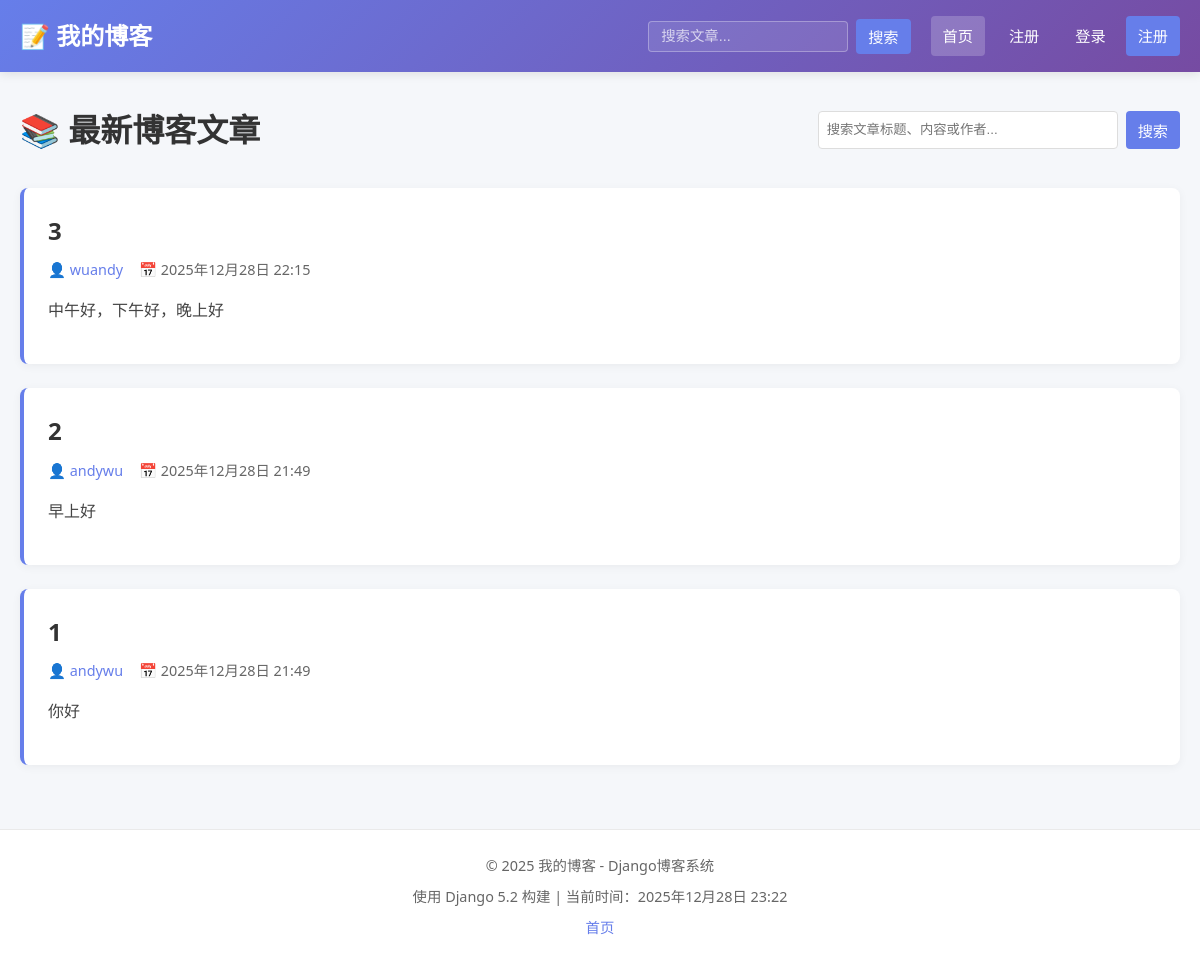
The page / on the database its author committed.
### blogs/models.py (models this page shows, shortened)
class BlogPost(models.Model):
    title = models.CharField(max_length=200, verbose_name="标题")
    text = models.TextField(verbose_name="内容")
    date_added = models.DateTimeField(default=timezone.now, verbose_name="发布日期")
    owner = models.ForeignKey(User, on_delete=models.CASCADE, verbose_name="作者")
    class Meta:
        verbose_name = "博客文章"
        verbose_name_plural = "博客文章"
        ordering = ['-date_added']

### blogs/views.py (the view)
# urls.py: path('', views.index, name='index'),
def index(request):
    search_query = request.GET.get('q', '')
    if search_query:
        posts = BlogPost.objects.filter(
            Q(title__icontains=search_query) |
            Q(text__icontains=search_query) |
            Q(owner__username__icontains=search_query)
        ).order_by('-date_added')
    else:
        posts = BlogPost.objects.all().order_by('-date_added')
    paginator = Paginator(posts, 5)
    page_number = request.GET.get('page')
    page_obj = paginator.get_page(page_number)
    context = {
        'page_obj': page_obj,
        'search_query': search_query,
        'total_posts': posts.count(),
    }
    return render(request, 'blogs/index.html', context)

### blogs/templates/blogs/index.html (shortened to what this page needs)
{% extends "blogs/base.html" %}
{% block content %}
    <div style="margin-bottom: 2rem; display: flex; justify-content: space-between; align-items: center;">
        <h1>📚 最新博客文章</h1>
        <form method="get" action="{% url 'blogs:index' %}" style="display: flex; gap: 0.5rem;">
            <input type="text"
                   name="q"
                   value="{{ search_query }}"
                   placeholder="搜索文章标题、内容或作者..."
                   style="padding: 0.5rem; border: 1px solid #ddd; border-radius: 4px; min-width: 300px;">
            <button type="submit" class="btn btn-primary">搜索</button>
        </form>
    </div>
    {% if page_obj %}
        <div style="display: grid; gap: 1.5rem;">
            {% for post in page_obj %}
                <article style="
                    background: white;
                    padding: 1.5rem;
                    border-radius: 8px;
                    box-shadow: 0 2px 10px rgba(0,0,0,0.05);
                    border-left: 4px solid #667eea;
                    transition: transform 0.3s, box-shadow 0.3s;
                ">
                    <div style="display: flex; justify-content: space-between; align-items: start; margin-bottom: 1rem;">
                        <div>
                            <h2 style="margin: 0 0 0.5rem 0; color: #333;">
                                <a href="{% url 'blogs:post_detail' post.id %}"
                                   style="color: inherit; text-decoration: none;">
                                    {{ post.title }}
                                </a>
                            </h2>
                            <div style="display: flex; align-items: center; gap: 1rem; color: #666; font-size: 0.9rem;">
                                <span>👤 <a href="{% url 'blogs:user_posts' post.owner.username %}"
                                          style="color: #667eea; text-decoration: none;">
                                    {{ post.owner.username }}
                                </a></span>
                                <span>📅 {{ post.date_added|date:"Y年m月d日 H:i" }}</span>
                            </div>
                        </div>
                    </div>
                    <div style="color: #444; line-height: 1.7; margin-bottom: 1rem;">
                        {{ post.text|truncatewords:100|linebreaks }}
                    </div>
                </article>
            {% endfor %}
        </div>
    {% endif %}
{% endblock %}

### blogs/templates/blogs/base.html (shortened to what this page needs)
{% load static %}
<!DOCTYPE html>
<html lang="zh-CN">
<head>
</head>
<body>
    <header class="header">
        <div class="container">
            <div class="header-content">
                <div class="logo-area">
                    <a href="{% url 'blogs:index' %}" class="logo">📝 我的博客</a>
                </div>
                <div class="nav-links">
                    {% if request.resolver_match.url_name == 'index' %}
                    <form method="get" action="{% url 'blogs:index' %}" class="search-box">
                        <input type="text"
                               name="q"
                               value="{{ request.GET.q|default:'' }}"
                               placeholder="搜索文章..."
                               class="search-input">
                        <button type="submit" class="btn btn-primary" style="padding: 0.4rem 0.75rem;">搜索</button>
                    </form>
                    {% endif %}
                    <a href="{% url 'blogs:index' %}"
                       class="nav-link {% if request.resolver_match.url_name == 'index' %}active{% endif %}">
                        首页
                    </a>
                    {% if user.is_authenticated %}
                        <a href="{% url 'blogs:new_post' %}"
                           class="nav-link {% if request.resolver_match.url_name == 'new_post' %}active{% endif %}">
                            写文章
                        </a>
                        <a href="{% url 'blogs:user_posts' user.username %}"
                           class="nav-link {% if request.resolver_match.url_name == 'user_posts' %}active{% endif %}">
                            我的文章
                        </a>
                    {% else %}
                        <a href="{% url 'blogs:register' %}"
                           class="nav-link {% if request.resolver_match.url_name == 'register' %}active{% endif %}">
                            注册
                        </a>
                    {% endif %}
                    <div class="user-info">
                        {% if user.is_authenticated %}
                            <span class="username">👤 {{ user.username }}</span>
                            <form method="post" action="{% url 'logout' %}" class="inline-form">
                                {% csrf_token %}
                                <button type="submit"
                                        class="btn btn-logout"
                                        onclick="return confirm('确定要退出登录吗？');">
                                    退出
                                </button>
                            </form>
                        {% else %}
                            <div class="auth-buttons">
                                <a href="{% url 'login' %}"
                                   class="nav-link {% if request.resolver_match.url_name == 'login' %}active{% endif %}">
                                    登录
                                </a>
                                <a href="{% url 'blogs:register' %}"
                                   class="btn btn-primary">
                                    注册
                                </a>
                            </div>
                        {% endif %}
                    </div>
                </div>
            </div>
        </div>
    </header>
    <main class="main-content">
        <div class="container">
            {% block content %}{% endblock %}
        </div>
    </main>
    <footer class="footer">
        <div class="container">
            <p>© {% now "Y" %} 我的博客 - Django博客系统</p>
            <p>使用 Django 5.2 构建 | 当前时间：{% now "Y年m月d日 H:i" %}</p>
            <p>
                <a href="{% url 'blogs:index' %}" style="color: #667eea; text-decoration: none;">首页</a>
            </p>
        </div>
    </footer>
</body>
</html>

### blogs/templates/blogs/base.html (style rules this page uses)
* { margin: 0; padding: 0; box-sizing: border-box; }
body { font-family: 'Segoe UI', Tahoma, Geneva, Verdana, sans-serif; line-height: 1.6; color: #333; background-color: #f5f7fa; }
.container { max-width: 1200px; margin: 0 auto; padding: 0 20px; }
.header { background: linear-gradient(135deg, #667eea 0%, #764ba2 100%); color: white; padding: 1rem 0; box-shadow: 0 2px 10px rgba(0,0,0,0.1); position: sticky; top: 0; z-index: 1000; }
.header-content { display: flex; justify-content: space-between; align-items: center; gap: 1rem; }
.logo-area { display: flex; align-items: center; gap: 1rem; flex-shrink: 0; }
.logo { font-size: 1.5rem; font-weight: bold; color: white; text-decoration: none; white-space: nowrap; }
.nav-links { display: flex; gap: 0.75rem; align-items: center; flex-wrap: wrap; justify-content: flex-end; flex: 1; }
.nav-link { color: white; text-decoration: none; padding: 0.5rem 0.75rem; border-radius: 4px; transition: background 0.3s; white-space: nowrap; font-size: 0.95rem; }
.nav-link.active { background: rgba(255,255,255,0.2); }
.user-info { display: flex; align-items: center; gap: 0.75rem; white-space: nowrap; }
.btn { display: inline-block; padding: 0.5rem 0.75rem; background: white; color: #667eea; text-decoration: none; border-radius: 4px; border: none; cursor: pointer; font-weight: 500; transition: all 0.3s; font-family: inherit; font-size: 0.95rem; white-space: nowrap; }
.btn-primary { background: #667eea; color: white; }
.main-content { padding: 2rem 0; min-height: calc(100vh - 150px); }
.footer { text-align: center; padding: 1.5rem 0; margin-top: 2rem; border-top: 1px solid #eaeaea; color: #666; background: white; }
.footer p { margin-bottom: 0.5rem; font-size: 0.9rem; }
.search-box { display: flex; gap: 0.5rem; align-items: center; margin-right: 0.5rem; }
.search-input { padding: 0.4rem 0.75rem; border: 1px solid rgba(255,255,255,0.3); border-radius: 4px; min-width: 180px; max-width: 200px; font-size: 0.9rem; background: rgba(255,255,255,0.1); color: white; }
.search-input::placeholder { color: rgba(255,255,255,0.7); }
.auth-buttons { display: flex; gap: 0.5rem; align-items: center; }

### rows shown on the page
BlogPost: title "3", owner.username "wuandy", date_added "2025年12月28日 22:15", text "中午好，下午好，晚上好"
BlogPost: title "2", owner.username "andywu", date_added "2025年12月28日 21:49", text "早上好"
BlogPost: title "1", owner.username "andywu", date_added "2025年12月28日 21:49", text "你好"
